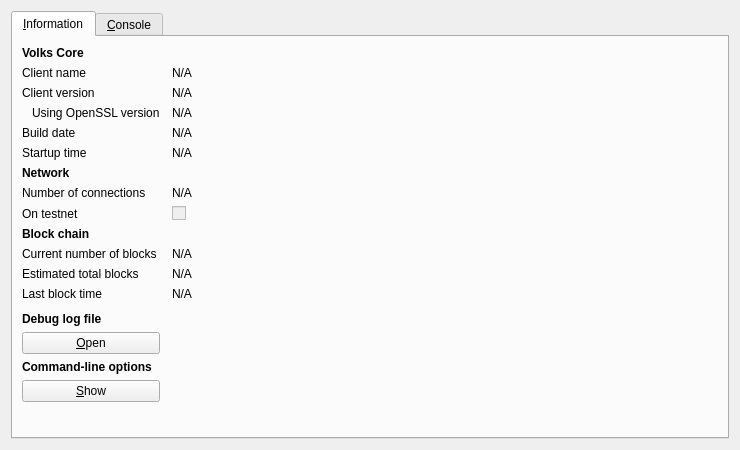
<?xml version="1.0" encoding="UTF-8"?>
<ui version="4.0">
 <class>RPCConsole</class>
 <widget class="QDialog" name="RPCConsole">
  <property name="geometry">
   <rect>
    <x>0</x>
    <y>0</y>
    <width>740</width>
    <height>450</height>
   </rect>
  </property>
  <property name="windowTitle">
   <string>Volks - Debug window</string>
  </property>
  <layout class="QVBoxLayout" name="verticalLayout_2">
   <item>
    <widget class="QTabWidget" name="tabWidget">
     <property name="currentIndex">
      <number>0</number>
     </property>
     <widget class="QWidget" name="tab_info">
      <attribute name="title">
       <string>&amp;Information</string>
      </attribute>
      <layout class="QGridLayout" name="gridLayout" columnstretch="0,1">
       <property name="horizontalSpacing">
        <number>12</number>
       </property>
       <item row="0" column="0">
        <widget class="QLabel" name="label_9">
         <property name="font">
          <font>
           <weight>75</weight>
           <bold>true</bold>
          </font>
         </property>
         <property name="text">
          <string>Volks Core</string>
         </property>
        </widget>
       </item>
       <item row="1" column="0">
        <widget class="QLabel" name="label_5">
         <property name="text">
          <string>Client name</string>
         </property>
        </widget>
       </item>
       <item row="1" column="1">
        <widget class="QLabel" name="clientName">
         <property name="cursor">
          <cursorShape>IBeamCursor</cursorShape>
         </property>
         <property name="text">
          <string>N/A</string>
         </property>
         <property name="textFormat">
          <enum>Qt::PlainText</enum>
         </property>
         <property name="textInteractionFlags">
          <set>Qt::LinksAccessibleByMouse|Qt::TextSelectableByKeyboard|Qt::TextSelectableByMouse</set>
         </property>
        </widget>
       </item>
       <item row="2" column="0">
        <widget class="QLabel" name="label_6">
         <property name="text">
          <string>Client version</string>
         </property>
        </widget>
       </item>
       <item row="2" column="1">
        <widget class="QLabel" name="clientVersion">
         <property name="cursor">
          <cursorShape>IBeamCursor</cursorShape>
         </property>
         <property name="text">
          <string>N/A</string>
         </property>
         <property name="textFormat">
          <enum>Qt::PlainText</enum>
         </property>
         <property name="textInteractionFlags">
          <set>Qt::LinksAccessibleByMouse|Qt::TextSelectableByKeyboard|Qt::TextSelectableByMouse</set>
         </property>
        </widget>
       </item>
       <item row="3" column="0">
        <widget class="QLabel" name="label_14">
         <property name="text">
          <string>Using OpenSSL version</string>
         </property>
         <property name="indent">
          <number>10</number>
         </property>
        </widget>
       </item>
       <item row="3" column="1">
        <widget class="QLabel" name="openSSLVersion">
         <property name="cursor">
          <cursorShape>IBeamCursor</cursorShape>
         </property>
         <property name="text">
          <string>N/A</string>
         </property>
         <property name="textFormat">
          <enum>Qt::PlainText</enum>
         </property>
         <property name="textInteractionFlags">
          <set>Qt::LinksAccessibleByMouse|Qt::TextSelectableByKeyboard|Qt::TextSelectableByMouse</set>
         </property>
        </widget>
       </item>
       <item row="4" column="0">
        <widget class="QLabel" name="label_12">
         <property name="text">
          <string>Build date</string>
         </property>
        </widget>
       </item>
       <item row="4" column="1">
        <widget class="QLabel" name="buildDate">
         <property name="cursor">
          <cursorShape>IBeamCursor</cursorShape>
         </property>
         <property name="text">
          <string>N/A</string>
         </property>
         <property name="textFormat">
          <enum>Qt::PlainText</enum>
         </property>
         <property name="textInteractionFlags">
          <set>Qt::LinksAccessibleByMouse|Qt::TextSelectableByKeyboard|Qt::TextSelectableByMouse</set>
         </property>
        </widget>
       </item>
       <item row="5" column="0">
        <widget class="QLabel" name="label_13">
         <property name="text">
          <string>Startup time</string>
         </property>
        </widget>
       </item>
       <item row="5" column="1">
        <widget class="QLabel" name="startupTime">
         <property name="cursor">
          <cursorShape>IBeamCursor</cursorShape>
         </property>
         <property name="text">
          <string>N/A</string>
         </property>
         <property name="textFormat">
          <enum>Qt::PlainText</enum>
         </property>
         <property name="textInteractionFlags">
          <set>Qt::LinksAccessibleByMouse|Qt::TextSelectableByKeyboard|Qt::TextSelectableByMouse</set>
         </property>
        </widget>
       </item>
       <item row="6" column="0">
        <widget class="QLabel" name="label_11">
         <property name="font">
          <font>
           <weight>75</weight>
           <bold>true</bold>
          </font>
         </property>
         <property name="text">
          <string>Network</string>
         </property>
        </widget>
       </item>
       <item row="7" column="0">
        <widget class="QLabel" name="label_7">
         <property name="text">
          <string>Number of connections</string>
         </property>
        </widget>
       </item>
       <item row="7" column="1">
        <widget class="QLabel" name="numberOfConnections">
         <property name="cursor">
          <cursorShape>IBeamCursor</cursorShape>
         </property>
         <property name="text">
          <string>N/A</string>
         </property>
         <property name="textFormat">
          <enum>Qt::PlainText</enum>
         </property>
         <property name="textInteractionFlags">
          <set>Qt::LinksAccessibleByMouse|Qt::TextSelectableByKeyboard|Qt::TextSelectableByMouse</set>
         </property>
        </widget>
       </item>
       <item row="8" column="0">
        <widget class="QLabel" name="label_8">
         <property name="text">
          <string>On testnet</string>
         </property>
        </widget>
       </item>
       <item row="8" column="1">
        <widget class="QCheckBox" name="isTestNet">
         <property name="enabled">
          <bool>false</bool>
         </property>
         <property name="text">
          <string/>
         </property>
        </widget>
       </item>
       <item row="9" column="0">
        <widget class="QLabel" name="label_10">
         <property name="font">
          <font>
           <weight>75</weight>
           <bold>true</bold>
          </font>
         </property>
         <property name="text">
          <string>Block chain</string>
         </property>
        </widget>
       </item>
       <item row="10" column="0">
        <widget class="QLabel" name="label_3">
         <property name="text">
          <string>Current number of blocks</string>
         </property>
        </widget>
       </item>
       <item row="10" column="1">
        <widget class="QLabel" name="numberOfBlocks">
         <property name="cursor">
          <cursorShape>IBeamCursor</cursorShape>
         </property>
         <property name="text">
          <string>N/A</string>
         </property>
         <property name="textFormat">
          <enum>Qt::PlainText</enum>
         </property>
         <property name="textInteractionFlags">
          <set>Qt::LinksAccessibleByMouse|Qt::TextSelectableByKeyboard|Qt::TextSelectableByMouse</set>
         </property>
        </widget>
       </item>
       <item row="11" column="0">
        <widget class="QLabel" name="label_4">
         <property name="text">
          <string>Estimated total blocks</string>
         </property>
        </widget>
       </item>
       <item row="11" column="1">
        <widget class="QLabel" name="totalBlocks">
         <property name="cursor">
          <cursorShape>IBeamCursor</cursorShape>
         </property>
         <property name="text">
          <string>N/A</string>
         </property>
         <property name="textFormat">
          <enum>Qt::PlainText</enum>
         </property>
         <property name="textInteractionFlags">
          <set>Qt::LinksAccessibleByMouse|Qt::TextSelectableByKeyboard|Qt::TextSelectableByMouse</set>
         </property>
        </widget>
       </item>
       <item row="12" column="0">
        <widget class="QLabel" name="label_2">
         <property name="text">
          <string>Last block time</string>
         </property>
        </widget>
       </item>
       <item row="12" column="1">
        <widget class="QLabel" name="lastBlockTime">
         <property name="cursor">
          <cursorShape>IBeamCursor</cursorShape>
         </property>
         <property name="text">
          <string>N/A</string>
         </property>
         <property name="textFormat">
          <enum>Qt::PlainText</enum>
         </property>
         <property name="textInteractionFlags">
          <set>Qt::LinksAccessibleByMouse|Qt::TextSelectableByKeyboard|Qt::TextSelectableByMouse</set>
         </property>
        </widget>
       </item>
       <item row="13" column="0">
        <spacer name="verticalSpacer_2">
         <property name="orientation">
          <enum>Qt::Vertical</enum>
         </property>
         <property name="sizeHint" stdset="0">
          <size>
           <width>20</width>
           <height>20</height>
          </size>
         </property>
        </spacer>
       </item>
       <item row="14" column="0">
        <widget class="QLabel" name="labelDebugLogfile">
         <property name="font">
          <font>
           <weight>75</weight>
           <bold>true</bold>
          </font>
         </property>
         <property name="text">
          <string>Debug log file</string>
         </property>
        </widget>
       </item>
       <item row="15" column="0">
        <widget class="QPushButton" name="openDebugLogfileButton">
         <property name="toolTip">
          <string>Open the Volks debug log file from the current data directory. This can take a few seconds for large log files.</string>
         </property>
         <property name="text">
          <string>&amp;Open</string>
         </property>
         <property name="autoDefault">
          <bool>false</bool>
         </property>
        </widget>
       </item>
       <item row="16" column="0">
        <widget class="QLabel" name="labelCLOptions">
         <property name="font">
          <font>
           <weight>75</weight>
           <bold>true</bold>
          </font>
         </property>
         <property name="text">
          <string>Command-line options</string>
         </property>
        </widget>
       </item>
       <item row="17" column="0">
        <widget class="QPushButton" name="showCLOptionsButton">
         <property name="toolTip">
          <string>Show the Volks-Qt help message to get a list with possible Volks command-line options.</string>
         </property>
         <property name="text">
          <string>&amp;Show</string>
         </property>
         <property name="autoDefault">
          <bool>false</bool>
         </property>
        </widget>
       </item>
       <item row="18" column="0">
        <spacer name="verticalSpacer">
         <property name="orientation">
          <enum>Qt::Vertical</enum>
         </property>
         <property name="sizeHint" stdset="0">
          <size>
           <width>20</width>
           <height>40</height>
          </size>
         </property>
        </spacer>
       </item>
      </layout>
     </widget>
     <widget class="QWidget" name="tab_console">
      <attribute name="title">
       <string>&amp;Console</string>
      </attribute>
      <layout class="QVBoxLayout" name="verticalLayout_3">
       <property name="spacing">
        <number>3</number>
       </property>
       <item>
        <widget class="QTextEdit" name="messagesWidget">
         <property name="minimumSize">
          <size>
           <width>0</width>
           <height>100</height>
          </size>
         </property>
         <property name="readOnly">
          <bool>true</bool>
         </property>
         <property name="tabKeyNavigation" stdset="0">
          <bool>false</bool>
         </property>
         <property name="columnCount" stdset="0">
          <number>2</number>
         </property>
        </widget>
       </item>
       <item>
        <layout class="QHBoxLayout" name="horizontalLayout">
         <property name="spacing">
          <number>3</number>
         </property>
         <item>
          <widget class="QLabel" name="label">
           <property name="text">
            <string notr="true">&gt;</string>
           </property>
          </widget>
         </item>
         <item>
          <widget class="QLineEdit" name="lineEdit"/>
         </item>
         <item>
          <widget class="QPushButton" name="clearButton">
           <property name="maximumSize">
            <size>
             <width>24</width>
             <height>24</height>
            </size>
           </property>
           <property name="toolTip">
            <string>Clear console</string>
           </property>
           <property name="text">
            <string/>
           </property>
           <property name="icon">
            <iconset resource="../bitcoin.qrc">
             <normaloff>:/icons/remove</normaloff>:/icons/remove</iconset>
           </property>
           <property name="shortcut">
            <string notr="true">Ctrl+L</string>
           </property>
           <property name="autoDefault">
            <bool>false</bool>
           </property>
          </widget>
         </item>
        </layout>
       </item>
      </layout>
     </widget>
    </widget>
   </item>
  </layout>
 </widget>
 <resources>
  <include location="../bitcoin.qrc"/>
 </resources>
 <connections/>
</ui>
